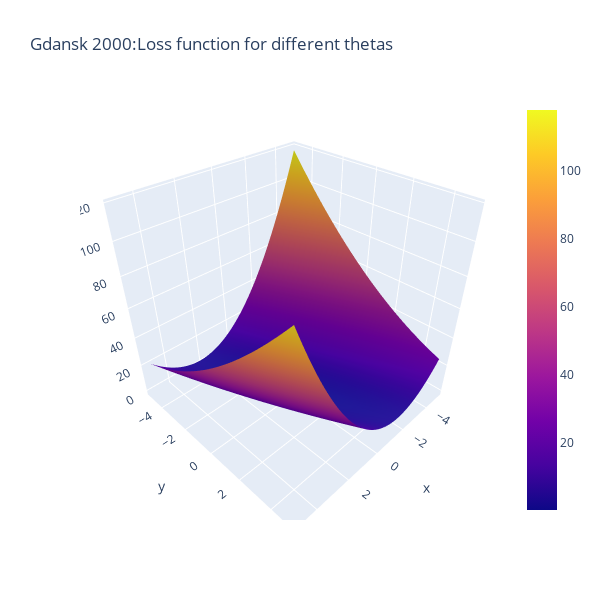

The code cell stored with this chart in its notebook:
### Code cell
#Let's look at the new loss path on the function. It should start much closer to the goal

line_marker = dict(color='#101010', width=2)
fig = go.Figure()
fig.add_surface(x=theta1_vals, y=theta0_vals, z=J_vals)
fig.add_scatter3d(x=theta1_history1, y=theta0_history1, z=J_history1, line=line_marker, name='')
#The below line adds a graph of just the loss over iterations in a 2D plane
plt.plot(theta0_history1, theta1_history1, 'r+');
fig.update_layout(title='Gdansk 2000:Loss function for different thetas', autosize=True,
                  width=600, height=600, xaxis_title='theta0', 
                 yaxis_title='theta1')
fig.show()
